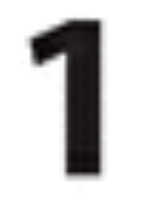
#> input picture Images/digitImages/1.PNG, 145 x 202 px; its folder holds only this picture in this run
$ python main.py Images/digitImages/1.PNG
#> lines starting #> are read from the running program, lines starting #| are printed output that depends on the picture; after the words box and inside, x2 and y2 are one past the last pixel; in counts of white or black regions, pixels touching at a corner belong together
### imageReader/objects/Sudoku_Image.py
from imageReader.image_operations import *
from imageReader.objects.Sudoku import Sudoku


class Sudoku_Image:

    def __init__(self, filepath):

#> called with filepath = 'Images/digitImages/1.PNG'
        self.image = cv2.imread(filepath)
#> self.image is the input picture: shape (202, 145, 3); mean B, G, R 203.3, 203.1, 204
        self.image_bw = None
        self.sudoku = None


    def get_sudoku_from_image(self):
        img = cv2.cvtColor(self.image, cv2.COLOR_BGR2GRAY)

        print("Converting To Black and White")
        (thresh, self.image_bw) = cv2.threshold(img, 127, 255, cv2.THRESH_BINARY)
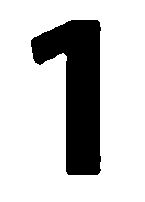
#> self.image_bw: shape (202, 145); 78.7% white; 1 black region, box (x1, y1, x2, y2) and area: (31, 20, 101, 175) 6228

        print("Cropping Image")
        img_bw = cropImage(pad_image(self.image_bw))

        _,corners = get_largest_box(pad_image(self.image_bw,border=1))
        img = cropImageToCorners(self.image,corners)

        print("Splitting Cells")
        self.sudoku = Sudoku(img,img_bw)
        return self.sudoku.get_one_line_sudoku()

    # [32 lines left out: functions project_onto_sudoku, put_images_together, put_sudoku_on_original, not called in this run]

### imageReader/image_operations.py
import numpy as np
import cv2


def resizeImage(img, height):
    width = round(img.shape[1] * (height/img.shape[0]))
    return cv2.resize(img,(height,width))


def pad_image(img, border = 10):
#> called with border = 10
    img =  cv2.copyMakeBorder(img, border, border, border, border, cv2.BORDER_CONSTANT, None, 255)
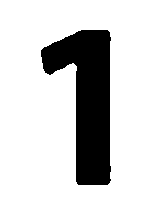
#> img: shape (222, 165); 83% white; 1 black region, box (x1, y1, x2, y2) and area: (41, 30, 111, 185) 6228
    return img

# [12 lines left out: functions noise_removal, getNumberRect, not called in this run]

def isWhiteImage(image):
    return np.all(image == 255)


# [14 lines left out: functions draw_white_border, getKernel, not called in this run]

def rowCol(i):
    return i // 9 + 1, i % 9 + 1

# [44 lines left out: functions order_corner_points, perspective_transform, not called in this run]

def get_largest_box(image, isGray = True):
#> called with isGray = True
    if not isGray: image = cv2.cvtColor(image, cv2.COLOR_BGR2GRAY)
    thresh = cv2.adaptiveThreshold(image, 255, cv2.ADAPTIVE_THRESH_GAUSSIAN_C, cv2.THRESH_BINARY_INV, 11, 3)
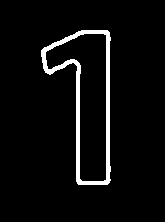
#> thresh: shape (222, 165); 4.8% white; 1 white region

    cnts = cv2.findContours(thresh, cv2.RETR_EXTERNAL, cv2.CHAIN_APPROX_SIMPLE)
#> cnts = 1 contour; box (x1, y1, x2, y2) and area: (41, 30, 111, 185) 6016
    cnts = cnts[0] if len(cnts) == 2 else cnts[1]
    cnts = sorted(cnts, key=cv2.contourArea, reverse=True)

    ROI_number = 0
    for c in cnts:
        peri = cv2.arcLength(c, True)
        approx = cv2.approxPolyDP(c, 0.015 * peri, True)

        if len(approx) == 4:
            return c,approx
#> this loop made 1 pass
#> peri on pass 1: 443.8

def cropImage(image, isGray = True):
    original = np.copy(image)
#> (the run stopped early here; a loop or call above may not have finished)

$ run again, on Images/digitImages/5.PNG
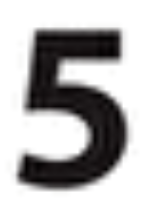
#> input picture Images/digitImages/5.PNG, 160 x 213 px
#> in __init__, self.image is the input picture: shape (213, 160, 3); mean B, G, R 185.9, 185.6, 186.8
#> in get_sudoku_from_image, `(thresh, self.image_bw) = cv2.threshold(img, 127, 255, cv2.THRESH_BINA..`:
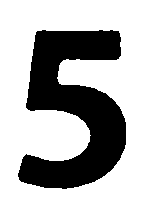
#> self.image_bw: shape (213, 160); 71.8% white; 1 black region, box (x1, y1, x2, y2) and area: (18, 30, 126, 189) 9623
#> in get_largest_box, `thresh = cv2.adaptiveThreshold(image, 255, cv2.ADAPTIVE_THRESH_GAUSSIA..`:
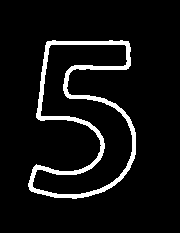
#> thresh: shape (233, 180); 7% white; 1 white region
#> cnts = 1 contour; box (x1, y1, x2, y2) and area: (28, 40, 136, 199) 9298
#> the loop in get_largest_box, `for c in cnts:` made 1 pass
#> peri on pass 1: 717.3

$ run again, on Images/digitImages/6.PNG
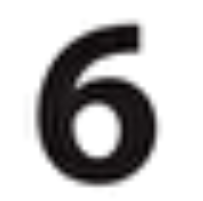
#> input picture Images/digitImages/6.PNG, 203 x 201 px
#> in __init__, self.image is the input picture: shape (201, 203, 3); mean B, G, R 189.6, 189.4, 190.5
#> in get_sudoku_from_image, `(thresh, self.image_bw) = cv2.threshold(img, 127, 255, cv2.THRESH_BINA..`:
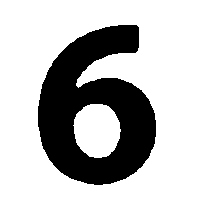
#> self.image_bw: shape (201, 203); 72.9% white; 1 black region, box (x1, y1, x2, y2) and area: (38, 25, 156, 185) 11057
#> in get_largest_box, `thresh = cv2.adaptiveThreshold(image, 255, cv2.ADAPTIVE_THRESH_GAUSSIA..`:
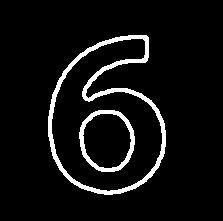
#> thresh: shape (221, 223); 6.4% white; 2 white regions
#> cnts = 1 contour; box (x1, y1, x2, y2) and area: (48, 35, 166, 195) 12820
#> the loop in get_largest_box, `for c in cnts:` made 1 pass
#> peri on pass 1: 589.6

$ run again, on Images/digitImages/7.PNG
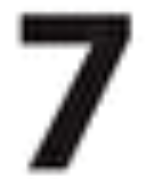
#> input picture Images/digitImages/7.PNG, 147 x 179 px
#> in __init__, self.image is the input picture: shape (179, 147, 3); mean B, G, R 184.2, 183.9, 185.1
#> in get_sudoku_from_image, `(thresh, self.image_bw) = cv2.threshold(img, 127, 255, cv2.THRESH_BINA..`:
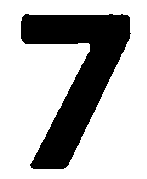
#> self.image_bw: shape (179, 147); 71% white; 1 black region, box (x1, y1, x2, y2) and area: (21, 14, 131, 169) 7621
#> in get_largest_box, `thresh = cv2.adaptiveThreshold(image, 255, cv2.ADAPTIVE_THRESH_GAUSSIA..`:
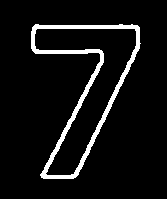
#> thresh: shape (199, 167); 6.8% white; 1 white region
#> cnts = 1 contour; box (x1, y1, x2, y2) and area: (31, 24, 141, 179) 7368
#> the loop in get_largest_box, `for c in cnts:` made 1 pass
#> peri on pass 1: 565.9

$ run again, on Images/digitImages/2.PNG
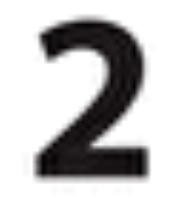
#> input picture Images/digitImages/2.PNG, 174 x 199 px
#> in __init__, self.image is the input picture: shape (199, 174, 3); mean B, G, R 188.2, 188, 189.2
#> in get_sudoku_from_image, `(thresh, self.image_bw) = cv2.threshold(img, 127, 255, cv2.THRESH_BINA..`:
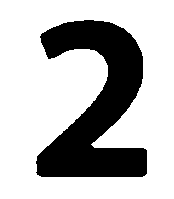
#> self.image_bw: shape (199, 174); 72.6% white; 1 black region, box (x1, y1, x2, y2) and area: (36, 20, 147, 177) 9486
#> in get_largest_box, `thresh = cv2.adaptiveThreshold(image, 255, cv2.ADAPTIVE_THRESH_GAUSSIA..`:
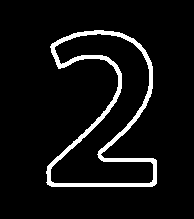
#> thresh: shape (219, 194); 6.5% white; 1 white region
#> cnts = 1 contour; box (x1, y1, x2, y2) and area: (46, 30, 157, 187) 9187
#> the loop in get_largest_box, `for c in cnts:` made 1 pass
#> peri on pass 1: 678
